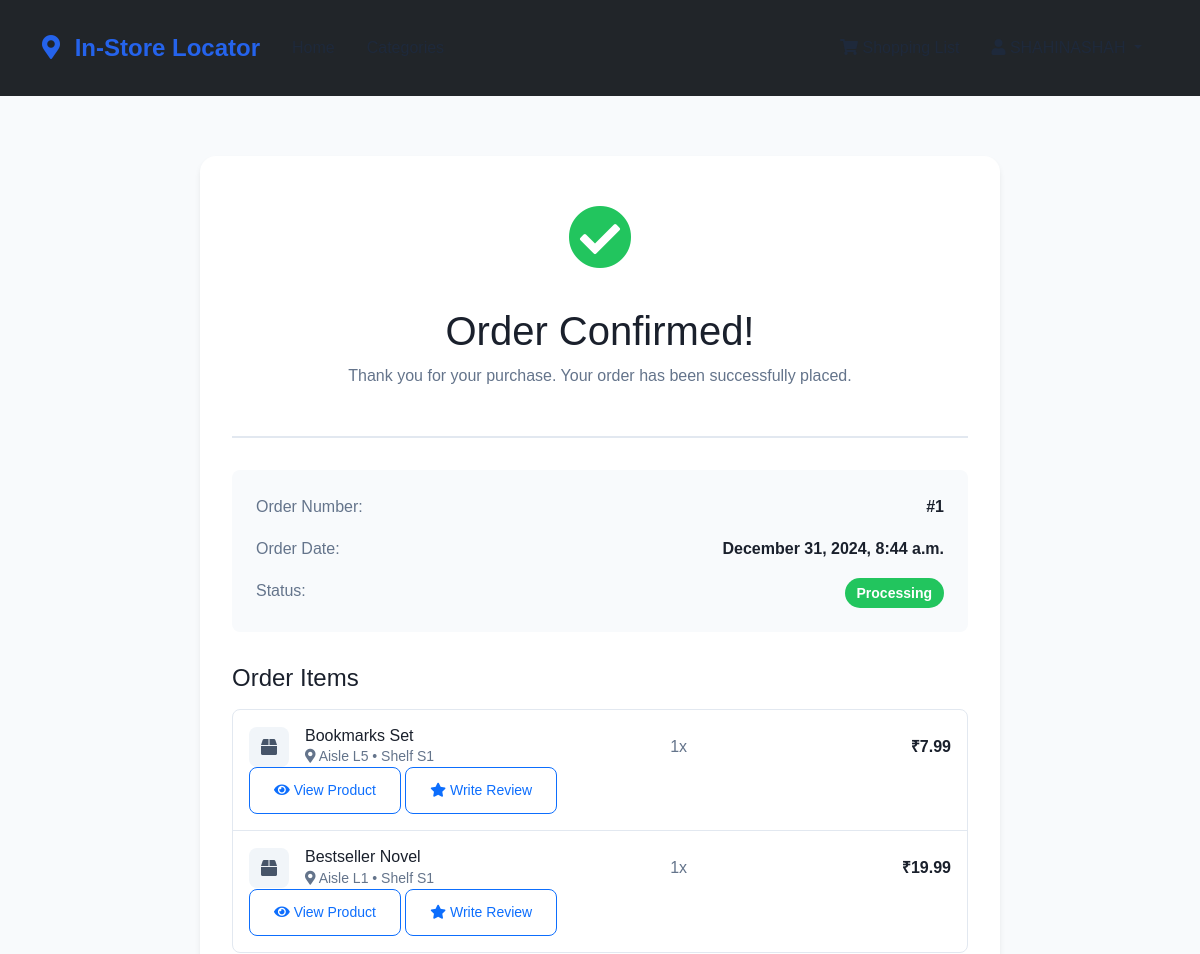
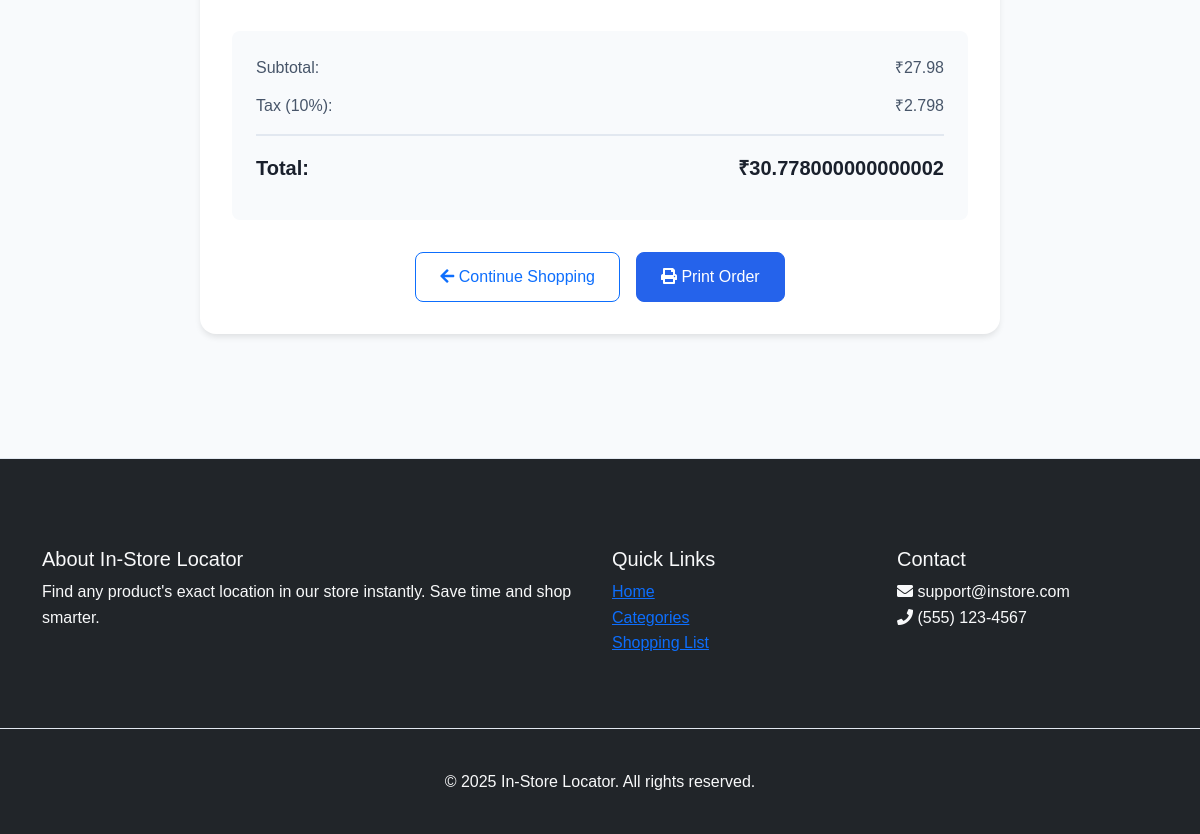
/order-confirmation/1/ (signed in), run on the app's committed database (2 pictures, top to bottom).
### store/models.py (models this page shows, shortened)
class Order(models.Model):
    STATUS_CHOICES = [
        ('pending', 'Pending'),
        ('processing', 'Processing'),
        ('completed', 'Completed'),
        ('cancelled', 'Cancelled'),
    ]
    user = models.ForeignKey(User, on_delete=models.CASCADE)
    total_amount = models.DecimalField(max_digits=10, decimal_places=2)
    status = models.CharField(max_length=20, choices=STATUS_CHOICES, default='pending')
    created_at = models.DateTimeField(auto_now_add=True)

class OrderItem(models.Model):
    order = models.ForeignKey(Order, on_delete=models.CASCADE)
    product = models.ForeignKey(Product, on_delete=models.CASCADE)
    quantity = models.IntegerField()
    price = models.DecimalField(max_digits=10, decimal_places=2)

class Product(models.Model):
    name = models.CharField(max_length=200)
    description = models.TextField()
    price = models.DecimalField(max_digits=10, decimal_places=2)
    category = models.ForeignKey(Category, on_delete=models.CASCADE)
    aisle = models.CharField(max_length=10)
    shelf = models.CharField(max_length=10)
    stock = models.IntegerField(default=100)
    created_at = models.DateTimeField(auto_now_add=True)

class Category(models.Model):
    name = models.CharField(max_length=100)
    description = models.TextField()
    icon = models.CharField(max_length=50, default='box')
    class Meta:
        verbose_name_plural = "Categories"

### store/views.py (the view)
# urls.py: path('order-confirmation/<int:order_id>/', views.order_confirmation, name='order_confirmation'),
@login_required
def order_confirmation(request, order_id):
    order = get_object_or_404(Order, id=order_id, user=request.user)
    items = order.orderitem_set.all()
    context = {
        'order': order,
        'items': items,
    }
    return render(request, 'store/order_confirmation.html', context)

### store/templatetags/custom_filters.py (called while the page is built)
@register.filter
def multiply(value, arg):
    try:
        return float(value) * float(arg)
    except (ValueError, TypeError):
        return 0

### store/templates/store/order_confirmation.html (shortened to what this page needs)
{% extends 'store/base.html' %}
{% load static %}
{% load custom_filters %}
{% block content %}
<section class="order-confirmation-section">
    <div class="container">
        <div class="confirmation-card" data-aos="fade-up">
            <div class="confirmation-header">
                <div class="success-icon">
                    <i class="fas fa-check-circle"></i>
                </div>
                <h1>Order Confirmed!</h1>
                <p>Thank you for your purchase. Your order has been successfully placed.</p>
            </div>
            <div class="order-details">
                <div class="order-info">
                    <div class="info-row">
                        <span class="label">Order Number:</span>
                        <span class="value">#{{ order.id }}</span>
                    </div>
                    <div class="info-row">
                        <span class="label">Order Date:</span>
                        <span class="value">{{ order.created_at|date:"F j, Y, g:i a" }}</span>
                    </div>
                    <div class="info-row">
                        <span class="label">Status:</span>
                        <span class="value status-badge">{{ order.status|title }}</span>
                    </div>
                </div>
                <div class="order-items">
                    <h2>Order Items</h2>
                    <div class="items-list">
                        {% for item in items %}
                        <div class="item-row" data-aos="fade-up" data-aos-delay="{{ forloop.counter|multiply:50 }}">
                            <div class="item-info">
                                <div class="item-icon">
                                    <i class="fas fa-{{ item.product.category.icon }}"></i>
                                </div>
                                <div class="item-details">
                                    <h3>{{ item.product.name }}</h3>
                                    <p class="item-location">
                                        <i class="fas fa-map-marker-alt"></i>
                                        Aisle {{ item.product.aisle }} • Shelf {{ item.product.shelf }}
                                    </p>
                                </div>
                            </div>
                            <div class="item-quantity">
                                {{ item.quantity }}x
                            </div>
                            <div class="item-price">
                                ₹{{ item.product.price }}
                            </div>
                            <div class="item-actions">
                                <a href="{% url 'product_detail' item.product.id %}" class="btn btn-outline-primary btn-sm">
                                    <i class="fas fa-eye"></i> View Product
                                </a>
                                <a href="{% url 'add_review' item.product.id %}" class="btn btn-outline-primary btn-sm">
                                    <i class="fas fa-star"></i> Write Review
                                </a>
                            </div>
                        </div>
                        {% endfor %}
                    </div>
                </div>
                <div class="order-summary">
                    <div class="summary-row">
                        <span>Subtotal:</span>
                        <span>₹{{ order.total_amount }}</span>
                    </div>
                    <div class="summary-row">
                        <span>Tax (10%):</span>
                        <span>₹{{ order.total_amount|multiply:0.1 }}</span>
                    </div>
                    <div class="summary-row total">
                        <span>Total:</span>
                        <span>₹{{ order.total_amount|multiply:1.1 }}</span>
                    </div>
                </div>
            </div>
            <div class="confirmation-actions">
                <a href="{% url 'categories' %}" class="btn btn-outline-primary">
                    <i class="fas fa-arrow-left"></i> Continue Shopping
                </a>
                <button class="btn btn-primary" onclick="window.print()">
                    <i class="fas fa-print"></i> Print Order
                </button>
            </div>
        </div>
    </div>
</section>
{% endblock %}

### store/static/store/css/style.css (style rules this page uses)
:root { --primary-color: #2563eb; --secondary-color: #3b82f6; --accent-color: #f97316; --background-color: #f8fafc; --text-color: #1e293b; --light-text: #64748b; --border-color: #e2e8f0; --success-color: #22c55e; --warning-color: #f59e0b; --error-color: #ef4444; }
* { margin: 0; padding: 0; box-sizing: border-box; }
body { font-family: 'Outfit', sans-serif; background-color: var(--background-color); color: var(--text-color); line-height: 1.6; }
.btn { padding: 0.75rem 1.5rem; border-radius: 0.5rem; font-weight: 500; transition: all 0.3s ease; }
.btn-primary { background-color: var(--primary-color); border-color: var(--primary-color); }

### store/templates/store/order_confirmation.html (style rules this page uses)
.order-confirmation-section { padding: 60px 0; background: #f8fafc; min-height: calc(100vh - 200px); }
.confirmation-card { background: white; border-radius: 1rem; box-shadow: 0 4px 6px -1px rgba(0, 0, 0, 0.1); padding: 2rem; max-width: 800px; margin: 0 auto; }
.confirmation-header { text-align: center; margin-bottom: 3rem; }
.success-icon { font-size: 4rem; color: #22c55e; margin-bottom: 1rem; animation: scaleIn 0.5s ease; }
.confirmation-header h1 { color: #1a202c; margin-bottom: 0.5rem; }
.confirmation-header p { color: #64748b; }
.order-details { border-top: 2px solid #e2e8f0; padding-top: 2rem; }
.order-info { background: #f8fafc; padding: 1.5rem; border-radius: 0.5rem; margin-bottom: 2rem; }
.info-row { display: flex; justify-content: space-between; margin-bottom: 1rem; }
.info-row:last-child { margin-bottom: 0; }
.label { color: #64748b; font-weight: 500; }
.value { color: #1a202c; font-weight: 600; }
.status-badge { background: #22c55e; color: white; padding: 0.25rem 0.75rem; border-radius: 1rem; font-size: 0.875rem; }
.order-items { margin-bottom: 2rem; }
.order-items h2 { color: #1a202c; font-size: 1.5rem; margin-bottom: 1rem; }
.items-list { border: 1px solid #e2e8f0; border-radius: 0.5rem; }
.item-row { display: grid; grid-template-columns: 3fr 1fr 1fr; align-items: center; padding: 1rem; border-bottom: 1px solid #e2e8f0; }
.item-row:last-child { border-bottom: none; }
.item-info { display: flex; align-items: center; gap: 1rem; }
.item-icon { width: 40px; height: 40px; background: #f1f5f9; border-radius: 0.5rem; display: flex; align-items: center; justify-content: center; color: #475569; }
.item-details h3 { margin: 0; font-size: 1rem; color: #1a202c; }
.item-location { margin: 0; font-size: 0.875rem; color: #64748b; }
.item-quantity { color: #64748b; font-weight: 500; }
.item-price { color: #1a202c; font-weight: 600; text-align: right; }
.order-summary { background: #f8fafc; padding: 1.5rem; border-radius: 0.5rem; margin-top: 2rem; }
.summary-row { display: flex; justify-content: space-between; margin-bottom: 0.75rem; color: #475569; }
.summary-row.total { margin-top: 1rem; padding-top: 1rem; border-top: 2px solid #e2e8f0; color: #1a202c; font-weight: 600; font-size: 1.25rem; }
.confirmation-actions { margin-top: 2rem; display: flex; gap: 1rem; justify-content: center; }

### data on the page
Order: id "1", created_at "December 31, 2024, 8:44 a.m.", status "Processing", total_amount "27.98", total_amount|multiply "2.798", total_amount|multiply "30.778000000000002"
OrderItem: product.name "Bookmarks Set", product.aisle "L5", product.shelf "S1", quantity "1", product.price "7.99"
OrderItem: product.name "Bestseller Novel", product.aisle "L1", product.shelf "S1", quantity "1", product.price "19.99"
